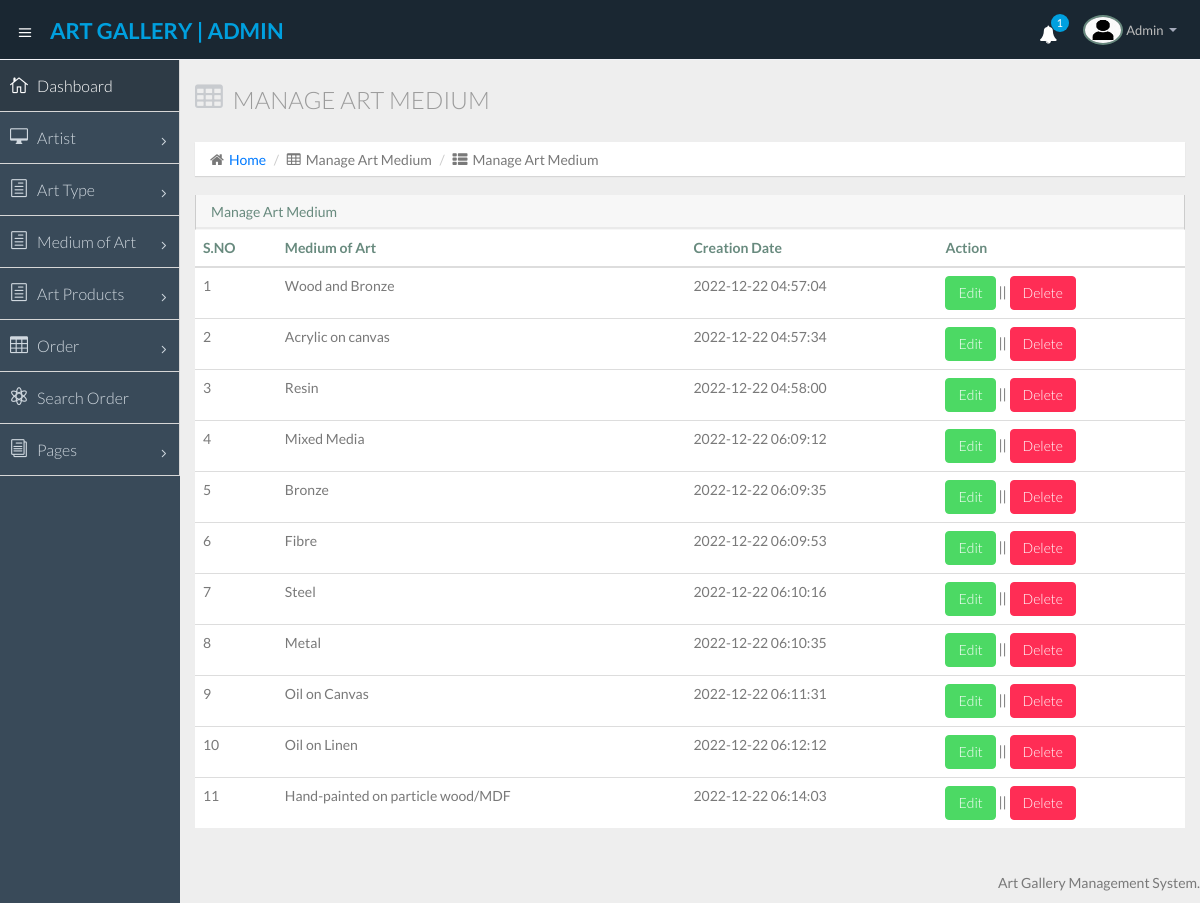
The app's page /admin/manage-art-medium.php (signed in) with its own data.
### tables this page shows
CREATE TABLE `tblartmedium` (
  `ID` int(5) NOT NULL,
  `ArtMedium` varchar(250) DEFAULT NULL,
  `CreationDate` timestamp NULL DEFAULT current_timestamp()
);

### admin/manage-art-medium.php (the view, shortened to what this page needs)
<?php
include('includes/dbconnection.php');
if (strlen($_SESSION['agmsaid']==0)) {
  header('location:logout.php');
  } else{
  ?>
<!DOCTYPE html>
<html lang="en">
<head>
  <link href="css/bootstrap.min.css" rel="stylesheet">
  <link href="css/bootstrap-theme.css" rel="stylesheet">
  <link href="css/elegant-icons-style.css" rel="stylesheet" />
  <link href="css/font-awesome.min.css" rel="stylesheet" />
  <link href="css/style.css" rel="stylesheet">
  <link href="css/style-responsive.css" rel="stylesheet" />
</head>
<body>
  <section id="container" class="">
    <?php include_once('includes/header.php');?>
    <?php include_once('includes/sidebar.php');?>
    <section id="main-content">
      <section class="wrapper">
        <div class="row">
          <div class="col-lg-12">
            <h3 class="page-header"><i class="fa fa-table"></i> Manage Art Medium</h3>
            <ol class="breadcrumb">
              <li><i class="fa fa-home"></i><a href="dashboard.php">Home</a></li>
              <li><i class="fa fa-table"></i>Manage Art Medium</li>
              <li><i class="fa fa-th-list"></i>Manage Art Medium</li>
            </ol>
          </div>
        </div>
        <div class="row">
          <div class="col-sm-12">
            <section class="panel">
              <header class="panel-heading">
                Manage Art Medium
              </header>
              <table class="table">
                <thead>
                                            <tr>
                  <th>S.NO</th>
                    <th>Medium of Art</th>
                    <th>Creation Date</th>
                          <th>Action</th>
                </tr>
                                        </thead>
               <?php
$ret=mysqli_query($con,"select *from  tblartmedium");
$cnt=1;
while ($row=mysqli_fetch_array($ret)) {
?>
                <tr>
                  <td><?php echo $cnt;?></td>
            <td><?php  echo $row['ArtMedium'];?></td>
                  <td><?php  echo $row['CreationDate'];?></td>
                  <td><a href="edit-art-medium-detail.php?editid=<?php echo $row['ID'];?>" class="btn btn-success">Edit</a> || <a href="manage-art-medium.php?delid=<?php echo $row['ID'];?>" class="btn btn-danger">Delete</a></td>
                </tr>
                <?php
$cnt=$cnt+1;
}?>
              </table>
            </section>
          </div>
        </div>
      </section>
    </section>
    <?php include_once('includes/footer.php');?>
  </section>
</body>
</html>
<?php }  ?>

### admin/includes/header.php (shortened to what this page needs)
   <?php
include('includes/dbconnection.php');
?>
   <header class="header dark-bg">
      <div class="toggle-nav">
        <div class="icon-reorder tooltips" data-original-title="Toggle Navigation" data-placement="bottom"><i class="icon_menu"></i></div>
      </div>
<?php
$adid=$_SESSION['agmsaid'];
$ret=mysqli_query($con,"select AdminName from tbladmin where ID='$adid'");
$row=mysqli_fetch_array($ret);
$name=$row['AdminName'];
?>
      <a href="dashboard.php" class="logo"><span class="lite"><strong> ART GALLERY | Admin</strong></span></a>
      <div class="top-nav notification-row">
        <ul class="nav pull-right top-menu">
          <li id="alert_notificatoin_bar" class="dropdown">
            <?php
$ret1=mysqli_query($con,"select *from  tblorder where (Status='' ||  Status is null)");
$num1=mysqli_num_rows($ret1);?>
            <a data-toggle="dropdown" class="dropdown-toggle" href="#">
                            <i class="fa fa-bell" style="color:#fff;"></i>
                            <span class="badge bg-important"><?php echo $num1;?></span>
                        </a>
          </li>
          <li class="dropdown">
            <a data-toggle="dropdown" class="dropdown-toggle" href="#">
                            <span class="profile-ava">
                                <img alt="" src="images/av1.jpg" width="40" height="30">
                            </span>
                            <span class="username"><?php echo $name; ?></span>
                            <b class="caret"></b>
                        </a>
          </li>
        </ul>
      </div>
    </header>

### records on screen
tblartmedium: ArtMedium "Wood and Bronze", CreationDate "2022-12-22 04:57:04"
tblartmedium: ArtMedium "Acrylic on canvas", CreationDate "2022-12-22 04:57:34"
tblartmedium: ArtMedium "Resin", CreationDate "2022-12-22 04:58:00"
tblartmedium: ArtMedium "Mixed Media", CreationDate "2022-12-22 06:09:12"
tblartmedium: ArtMedium "Bronze", CreationDate "2022-12-22 06:09:35"
tblartmedium: ArtMedium "Fibre", CreationDate "2022-12-22 06:09:53"
tblartmedium: ArtMedium "Steel", CreationDate "2022-12-22 06:10:16"
tblartmedium: ArtMedium "Metal", CreationDate "2022-12-22 06:10:35"
tblartmedium: ArtMedium "Oil on Canvas", CreationDate "2022-12-22 06:11:31"
tblartmedium: ArtMedium "Oil on Linen", CreationDate "2022-12-22 06:12:12"
tblartmedium: ArtMedium "Hand-painted on particle wood/MDF", CreationDate "2022-12-22 06:14:03"

### other values on screen
$num1 "1"
$name "Admin"
